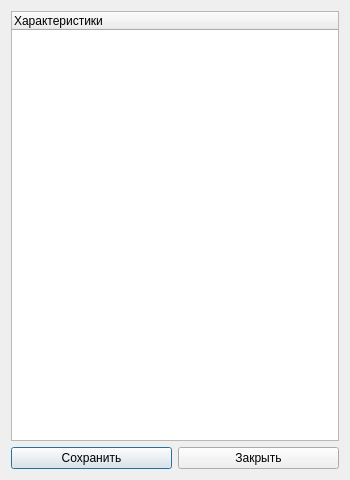
<?xml version="1.0" encoding="UTF-8"?>
<ui version="4.0">
 <class>CharacteristicsSetting</class>
 <widget class="QDialog" name="CharacteristicsSetting">
  <property name="geometry">
   <rect>
    <x>0</x>
    <y>0</y>
    <width>350</width>
    <height>480</height>
   </rect>
  </property>
  <property name="minimumSize">
   <size>
    <width>350</width>
    <height>0</height>
   </size>
  </property>
  <property name="maximumSize">
   <size>
    <width>600</width>
    <height>16777215</height>
   </size>
  </property>
  <property name="windowTitle">
   <string>Характеристики клетки</string>
  </property>
  <layout class="QGridLayout" name="gridLayout">
   <item row="1" column="0">
    <widget class="QPushButton" name="pushButton">
     <property name="text">
      <string>Сохранить</string>
     </property>
    </widget>
   </item>
   <item row="1" column="1">
    <widget class="QPushButton" name="pushButton_2">
     <property name="text">
      <string>Закрыть</string>
     </property>
    </widget>
   </item>
   <item row="0" column="0" colspan="2">
    <widget class="QTreeWidget" name="treeWidget">
     <column>
      <property name="text">
       <string>Характеристики</string>
      </property>
     </column>
    </widget>
   </item>
  </layout>
 </widget>
 <resources/>
 <connections/>
</ui>
